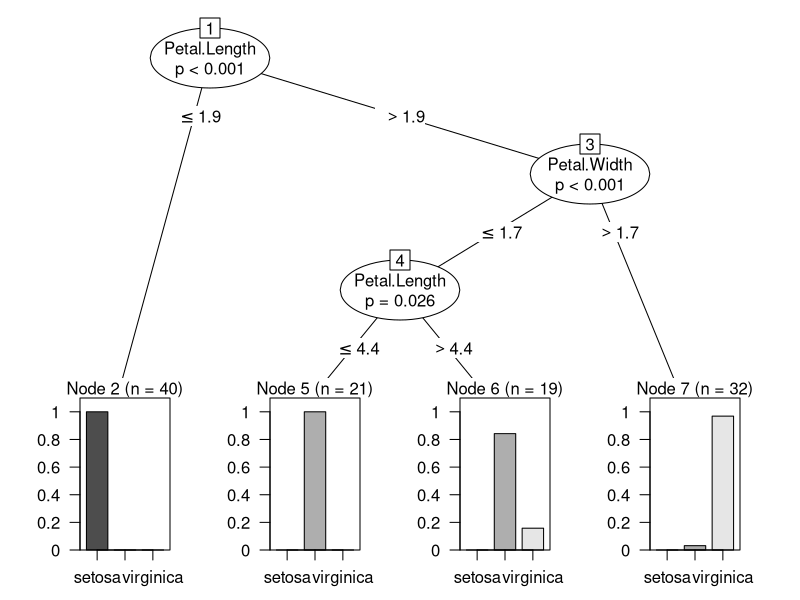
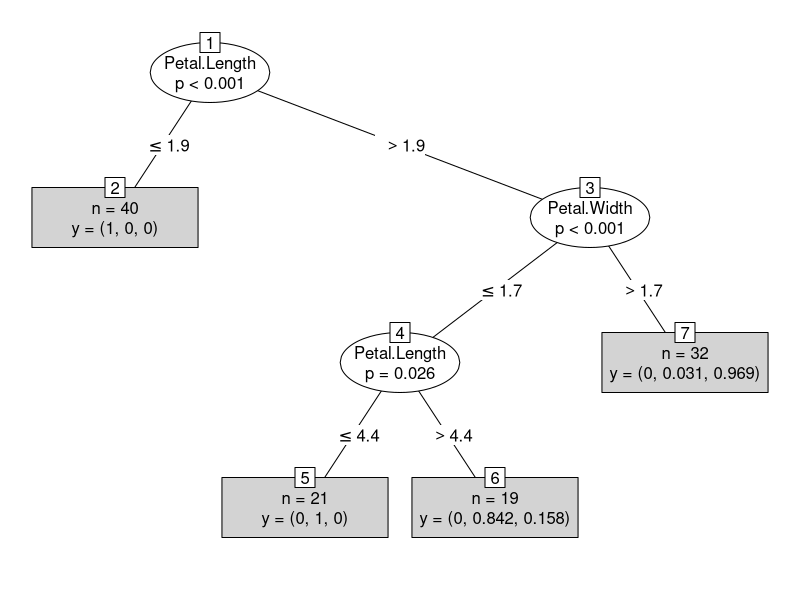
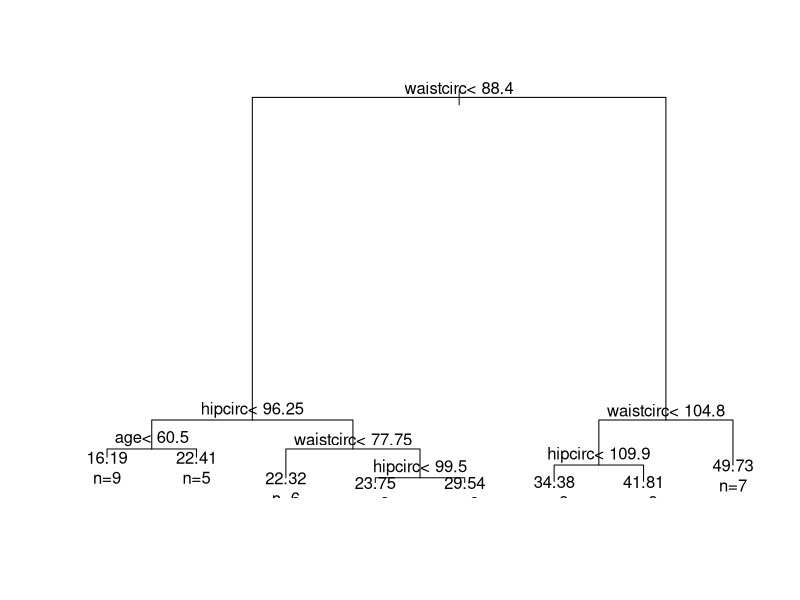
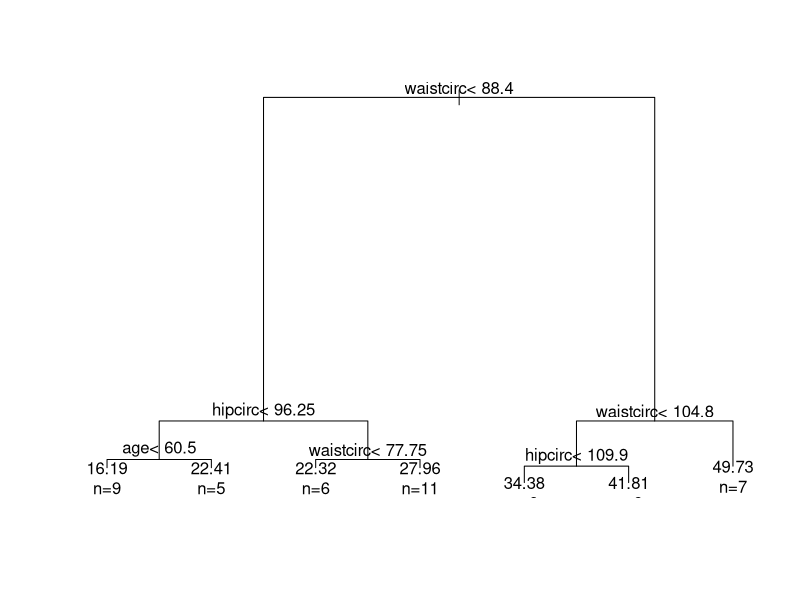
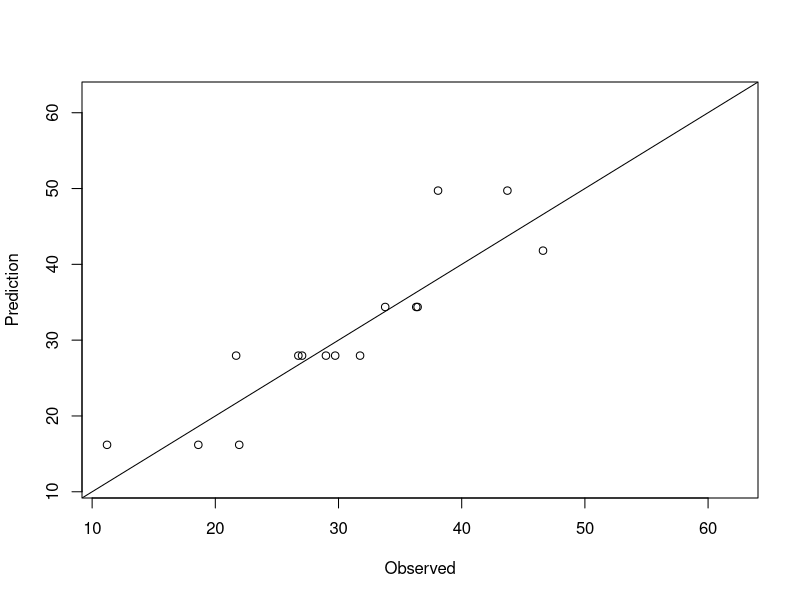
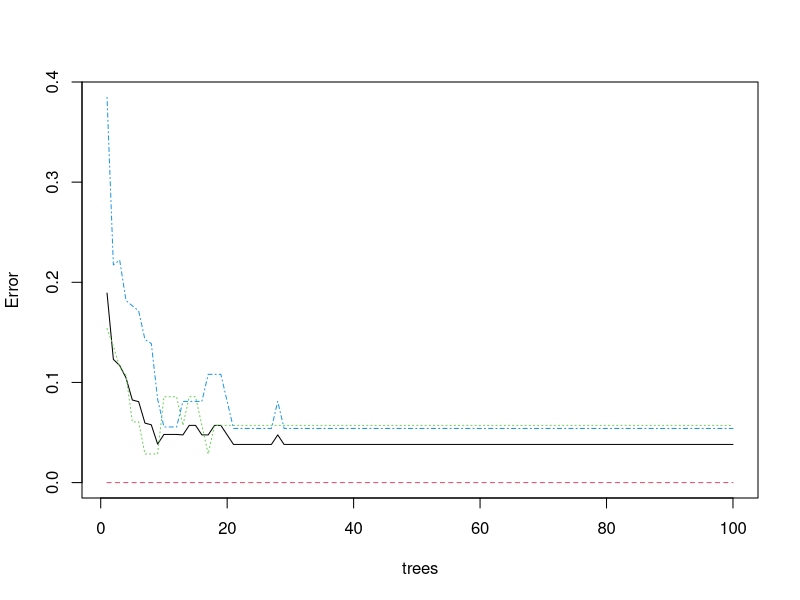
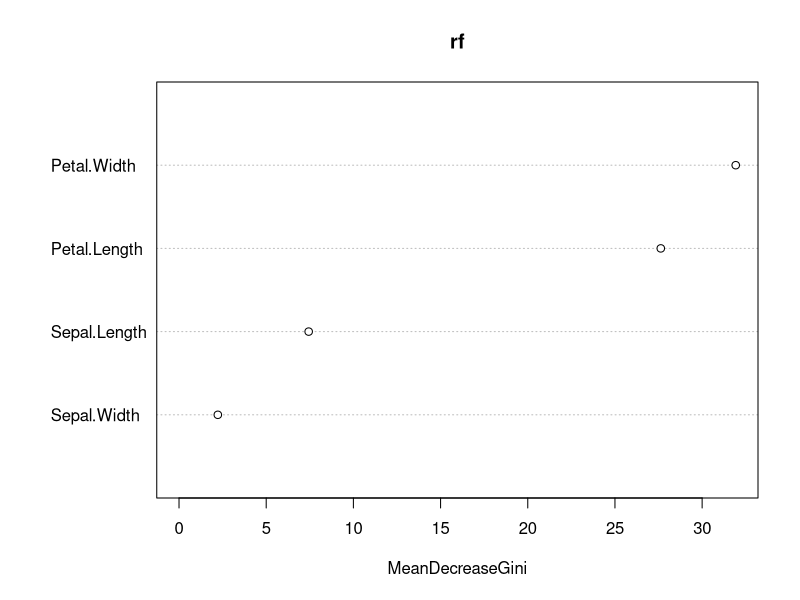

These charts were generated, in order, by the following R code: (Note: this script raises an error after producing the figures.)
###Index
##sampling data 
#Build a ctree

# Reference Material For theory 
# https://www.analyticsvidhya.com/blog/2016/04/complete-tutorial-tree-based-modeling-scratch-in-python/

#sampling iris data 
str(iris)
## 'data.frame': 150 obs. of 5 variables:
## $ Sepal.Length: num 5.1 4.9 4.7 4.6 5 5.4 4.6 5 4.4 4.9 ...
## $ Sepal.Width : num 3.5 3 3.2 3.1 3.6 3.9 3.4 3.4 2.9 3.1...
## $ Petal.Length: num 1.4 1.4 1.3 1.5 1.4 1.7 1.4 1.5 1.4 1...
## $ Petal.Width : num 0.2 0.2 0.2 0.2 0.2 0.4 0.3 0.2 0.2 0...
## $ Species : Factor w/ 3 levels "setosa","versicolor",....
# split data into two subsets: training (70%) and test (30%); set
# a fixed random seed to make results reproducible
set.seed(1234)
ind <- sample(2, nrow(iris), replace = TRUE, prob = c(0.7, 0.3))
train.data <- iris[ind == 1, ]
test.data <- iris[ind == 2, ]


#Build a ctree
install.packages("party")
library(party)
myFormula <- Species ~ Sepal.Length + Sepal.Width + Petal.Length + Petal.Width
iris_ctree <- ctree(myFormula, data = train.data)
# check the prediction
table(predict(iris_ctree), train.data$Species)
print(iris_ctree)
plot(iris_ctree)
plot(iris_ctree, type = "simple")


#predection
#predict on test data
testPred <- predict(iris_ctree, newdata = test.data)
table(testPred, test.data$Species)

#The bodyfat Dataset
data("bodyfat", package = "TH.data")
dim(bodyfat)
## [1] 71 10
# str(bodyfat)
head(bodyfat, 5)


#Train a Decision Tree with Package rpart
# Dataset description 
# https://cran.r-project.org/web/packages/TH.data/TH.data.pdf
data("bodyfat", package = "TH.data")
dim(bodyfat)
## [1] 71 10
# str(bodyfat)
head(bodyfat, 5)


#Train a Decision Tree with Package rpart
#split into training and test subsets
set.seed(1234)
ind <- sample(2, nrow(bodyfat), replace=TRUE, prob=c(0.7, 0.3))
bodyfat.train <- bodyfat[ind==1,]
bodyfat.test <- bodyfat[ind==2,]
# train a decision tree
library(rpart)
myFormula <- DEXfat ~ age + waistcirc + hipcirc + elbowbreadth + kneebreadth
bodyfat_rpart <- rpart(myFormula, data = bodyfat.train,
                       control = rpart.control(minsplit = 10))
# print(bodyfat_rpart$cptable)
print(bodyfat_rpart)
plot(bodyfat_rpart)
text(bodyfat_rpart, use.n=T,offset = 0.5)



# select the tree with the minimum prediction error
opt <- which.min(bodyfat_rpart$cptable[, "xerror"])
cp <- bodyfat_rpart$cptable[opt, "CP"]
# prune tree
bodyfat_prune <- prune(bodyfat_rpart, cp = cp)
# plot tree
plot(bodyfat_prune)
text(bodyfat_prune, use.n = T)


#Model Evaluation
DEXfat_pred <- predict(bodyfat_prune, newdata = bodyfat.test)
xlim <- range(bodyfat$DEXfat)
plot(DEXfat_pred ~ DEXfat, data = bodyfat.test, xlab = "Observed",
     ylab = "Prediction", ylim = xlim, xlim = xlim)
abline(a = 0, b = 1)








#Train a Random Forest
#split into two subsets: training (70%) and test (30%)
ind <- sample(2, nrow(iris), replace=TRUE, prob=c(0.7, 0.3))
train.data <- iris[ind==1,]
test.data <- iris[ind==2,]
# use all other variables to predict Species
library(randomForest)
rf <- randomForest(Species ~ ., data=train.data, ntree=100,proximity=T)
table(predict(rf), train.data$Species)
print(rf)

#Error Rate of Random Forest
plot(rf, main = "")

#Variable Importance
importance(rf)

#Variable Importance
varImpPlot(rf)

#Margin of Predictions
#The margin of a data point is as the proportion of votes for the
#correct class Minus maximum proportion of votes for other classes.
#Positive margin means correct classi
cation.
irisPred <- predict(rf, newdata = test.data)
table(irisPred, test.data$Species)
plot(margin(rf))
